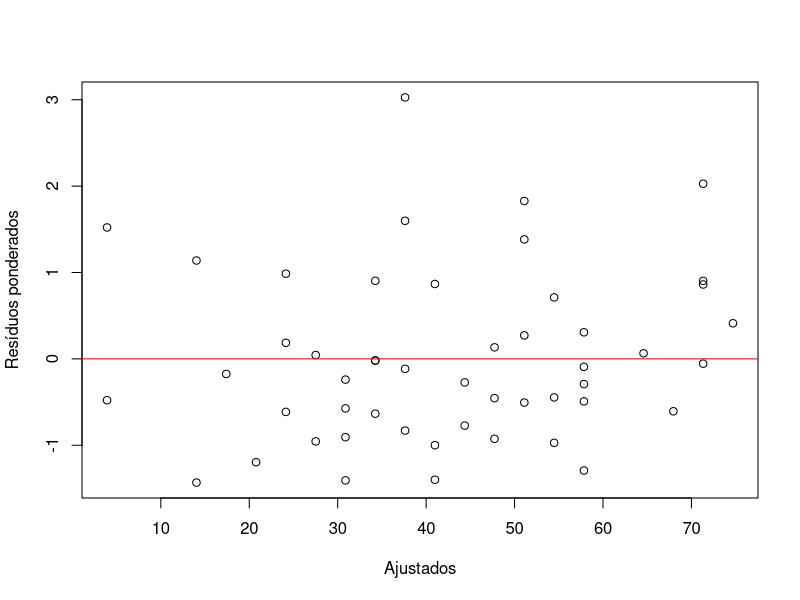
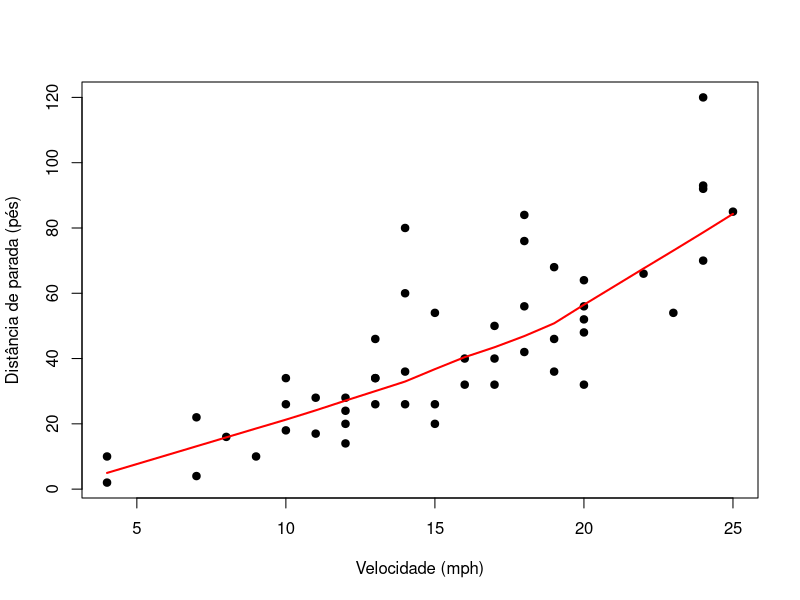

Here is the R script that generated these plots, in order:
# Mínimos quadrados ponderados (WLS) ----

# Ajuste e resultados ----
d <- cars
# Pesos didáticos: supõe Var(erro | speed) proporcional a speed²
w <- 1 / d$speed^2
ajuste <- lm(dist ~ speed, data = d, weights = w)
print(summary(ajuste)); print(confint(ajuste))
plot(fitted(ajuste), residuals(ajuste) * sqrt(w),
     xlab = "Ajustados", ylab = "Resíduos ponderados")
abline(h = 0, col = "red")

# Visualização e diagnóstico ----
plot(dist ~ speed, data = cars, pch = 19, xlab = "Velocidade (mph)", ylab = "Distância de parada (pés)")
lines(lowess(cars$speed, cars$dist), col = "red", lwd = 2)
